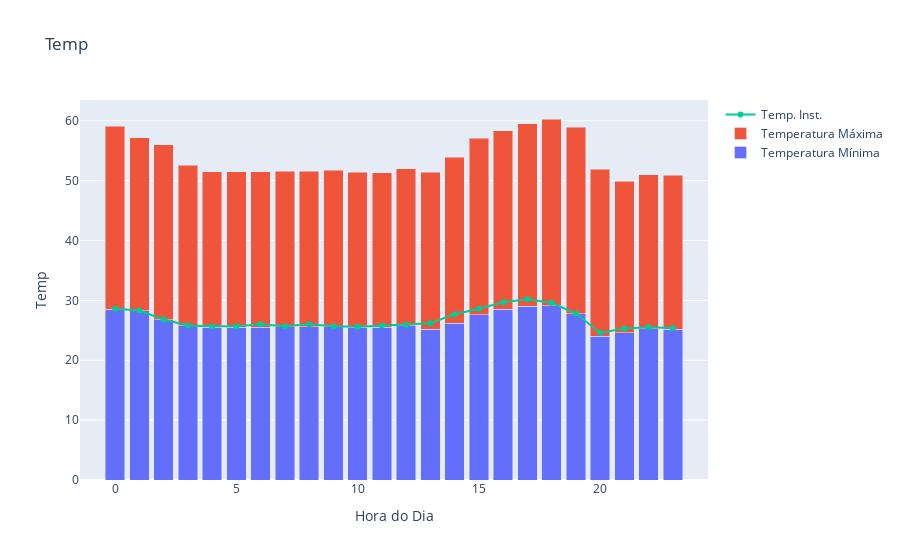

The cell this chart's notebook holds for it:
### Code cell
configure_plotly_browser_state()

temp_min = go.Bar(x=clima['hora'], y=clima['temp_min'], name='Temperatura Mínima')
temp_max = go.Bar(x=clima['hora'], y=clima['temp_max'], name='Temperatura Máxima')
temperatura = go.Scatter(x = clima['hora'], y = clima['temp_inst'], mode = 'markers+lines', name = 'Temp. Inst.')

data=[temp_min, temp_max, temperatura]

layout = go.Layout(title='Temp', xaxis={'title': 'Hora do Dia'}, yaxis={'title': 'Temp'}, barmode='stack')
fig = go.Figure(data=data, layout=layout)

ply.iplot(fig)

import plotly.express as px

fig.write_html("grafico.html")

### Figure 1 — Plotly figure (JSON) as saved in the notebook; plotly's stock layout.template omitted (floating-point values rounded to 4 significant figures)
{"data": [{"y": [28.5, 28.3, 26.8, 25.8, 25.5, 25.5, 25.5, 25.6, 25.6, 25.7, 25.5, 25.5, 25.8, 25.2, 26.2, 27.6, 28.5, 29, 29.1, 27.8, 24, 24.6, 25.3, 25.2], "x": [0, 1, 2, 3, 4, 5, 6, 7, 8, 9, 10, 11, 12, 13, 14, 15, 16, 17, 18, 19, 20, 21, 22, 23], "type": "bar", "name": "Temperatura Mínima"}, {"y": [30.6, 28.9, 29.2, 26.8, 26, 26, 26, 26, 26, 26, 25.9, 25.8, 26.2, 26.2, 27.7, 29.5, 29.8, 30.5, 31.2, 31.1, 27.9, 25.3, 25.7, 25.7], "x": [0, 1, 2, 3, 4, 5, 6, 7, 8, 9, 10, 11, 12, 13, 14, 15, 16, 17, 18, 19, 20, 21, 22, 23], "type": "bar", "name": "Temperatura Máxima"}, {"y": [28.6, 28.3, 26.8, 25.8, 25.7, 25.7, 26, 25.7, 26, 25.7, 25.6, 25.8, 25.9, 26.2, 27.7, 28.6, 29.7, 30.2, 29.6, 27.8, 24.6, 25.3, 25.5, 25.4], "x": [0, 1, 2, 3, 4, 5, 6, 7, 8, 9, 10, 11, 12, 13, 14, 15, 16, 17, 18, 19, 20, 21, 22, 23], "type": "scatter", "mode": "markers+lines", "name": "Temp. Inst."}], "layout": {"barmode": "stack", "yaxis": {"title": {"text": "Temp"}}, "xaxis": {"title": {"text": "Hora do Dia"}}, "title": {"text": "Temp"}}}
